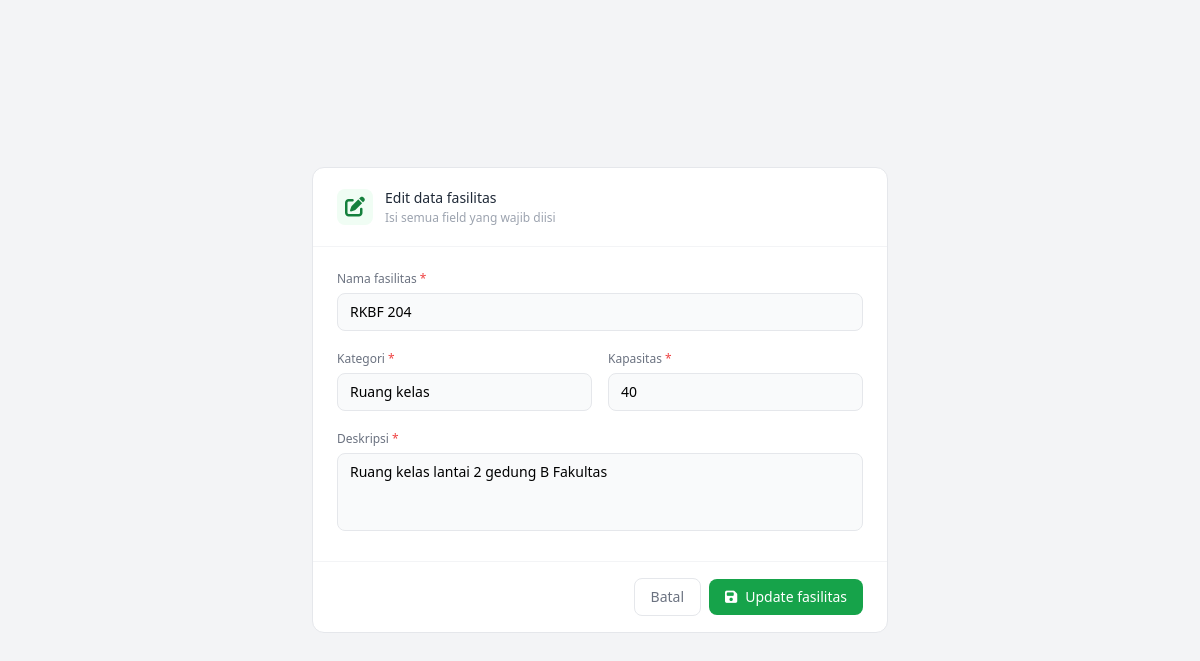
The app's page /pages/facilities/form.php?id=1 with its own data.
### tables this page shows
CREATE TABLE `facilities` (
  `id` int NOT NULL,
  `name` varchar(255) NOT NULL,
  `kategori` enum('lab','ruang','barang') NOT NULL,
  `kapasitas` int DEFAULT '0',
  `deskripsi` text,
  `status` enum('tersedia','dipinjam') DEFAULT 'tersedia',
  `created_at` timestamp NULL DEFAULT CURRENT_TIMESTAMP
);

### helper/data/facility.php (called while the page is built, shortened)
<?php
function getFacilityById($conn, $id) {
    $query = 'SELECT * FROM facilities WHERE id = ?';
    $stmt = mysqli_prepare($conn, $query);
    mysqli_stmt_bind_param($stmt, "i", $id);
    mysqli_stmt_execute($stmt);
    $result = mysqli_stmt_get_result($stmt);
    return mysqli_fetch_assoc($result);
}
?>

### pages/facilities/form.php (the view, shortened to what this page needs)
<?php
require_once __DIR__ . '/../../helper/db_conn.php';
require_once __DIR__ . '/../../helper/data/facility.php';
$isEdit = false;
$facilityData = [
    'id' => '',
    'name' => '',
    'kategori' => '',
    'kapasitas' => '',
    'status' => 'tersedia',
    'deskripsi' => ''
];
if (isset($_GET['id'])) {
    $isEdit = true;
    $id = $_GET['id'];
    $fetchedData = getFacilityById($conn, $id);
    if ($fetchedData) {
        $facilityData = $fetchedData;
    }
}
?>
<!DOCTYPE html>
<html lang="id">
<head>
    <script src="https://cdn.tailwindcss.com"></script>
    <link rel="stylesheet" href="https://cdnjs.cloudflare.com/ajax/libs/font-awesome/6.5.1/css/all.min.css">
</head>
<body class="bg-gray-100 min-h-screen flex items-center justify-center p-4">
    <div class="bg-white rounded-xl border border-gray-200 overflow-hidden w-full max-w-xl">
        <div class="flex items-center gap-3 px-6 py-5 border-b border-gray-100">
            <div class="w-9 h-9 rounded-lg <?= $isEdit ? 'bg-green-50 text-green-700' : 'bg-emerald-50 text-emerald-700' ?> flex items-center justify-center text-xl flex-shrink-0">
                <i class="<?= $isEdit ? 'fa-solid fa-pen-to-square' : 'fa-solid fa-plus' ?>"></i>
            </div>
            <div>
                <p class="text-sm font-medium text-gray-800"><?= $isEdit ? 'Edit data fasilitas' : 'Tambah data fasilitas' ?></p>
                <p class="text-xs text-gray-400 mt-0.5">Isi semua field yang wajib diisi</p>
            </div>
        </div>
        <form id="facilityForm" action="../../logic/facility_process.php" method="POST" novalidate>
            <div class="px-6 py-6 space-y-5">
                <div>
                    <label for="name" class="block text-xs font-medium text-gray-500 mb-1.5">
                        Nama fasilitas <span class="text-red-500">*</span>
                    </label>
                    <input type="text" id="name" name="name"
                        value="<?= htmlspecialchars($facilityData['name']) ?>"
                        placeholder="Contoh: RKBF 204 atau Lab BIS"
                        class="w-full px-3 py-2 text-sm bg-gray-50 border border-gray-200 rounded-lg outline-none transition focus:border-emerald-500 focus:ring-2 focus:ring-emerald-100">
                </div>
                <div class="grid grid-cols-2 gap-4">
                    <div>
                        <label for="kategori" class="block text-xs font-medium text-gray-500 mb-1.5">
                            Kategori <span class="text-red-500">*</span>
                        </label>
                        <select id="kategori" name="kategori"
                            class="w-full px-3 py-2 text-sm bg-gray-50 border border-gray-200 rounded-lg outline-none transition focus:border-emerald-500 focus:ring-2 focus:ring-emerald-100 appearance-none">
                            <option value="ruang" <?= $facilityData['kategori'] == 'ruang' ? 'selected' : '' ?>>Ruang kelas</option>
                        </select>
                    </div>
                    <div>
                        <label for="kapasitas" class="block text-xs font-medium text-gray-500 mb-1.5">
                            Kapasitas <span class="text-red-500">*</span>
                        </label>
                        <input type="number" id="kapasitas" name="kapasitas" min="1"
                            value="<?= htmlspecialchars($facilityData['kapasitas']) ?>"
                            placeholder="Contoh: 40"
                            class="w-full px-3 py-2 text-sm bg-gray-50 border border-gray-200 rounded-lg outline-none transition focus:border-emerald-500 focus:ring-2 focus:ring-emerald-100">
                    </div>
                </div>
                <div>
                    <label for="deskripsi" class="block text-xs font-medium text-gray-500 mb-1.5">
                        Deskripsi <span class="text-red-500">*</span>
                    </label>
                    <textarea id="deskripsi" name="deskripsi" rows="3"
                        placeholder="Masukkan deskripsi detail fasilitas..."
                        class="w-full px-3 py-2 text-sm bg-gray-50 border border-gray-200 rounded-lg outline-none transition focus:border-emerald-500 focus:ring-2 focus:ring-emerald-100 resize-none"><?= htmlspecialchars($facilityData['deskripsi']) ?></textarea>
                </div>
            </div>
            <div class="flex justify-end items-center gap-2 px-6 py-4 border-t border-gray-100">
                <button type="button" id="btnCancel"
                    class="px-4 py-2 text-sm border border-gray-200 rounded-lg text-gray-500 hover:bg-gray-50 transition">
                    Batal
                </button>
                <button type="submit" name="submit_facility"
                    class="flex items-center gap-2 px-4 py-2 text-sm font-medium <?= $isEdit ? 'bg-green-600 hover:bg-green-700' : 'bg-emerald-600 hover:bg-emerald-700' ?> text-white rounded-lg transition">
                    <i class="fa-solid fa-floppy-disk"></i> <?= $isEdit ? 'Update fasilitas' : 'Simpan fasilitas' ?>
                </button>
            </div>
        </form>
    </div>
</body>
</html>

### records on screen
facilities: name "RKBF 204", kategori "Ruang kelas", kapasitas "40", deskripsi "Ruang kelas lantai 2 gedung B Fakultas"
